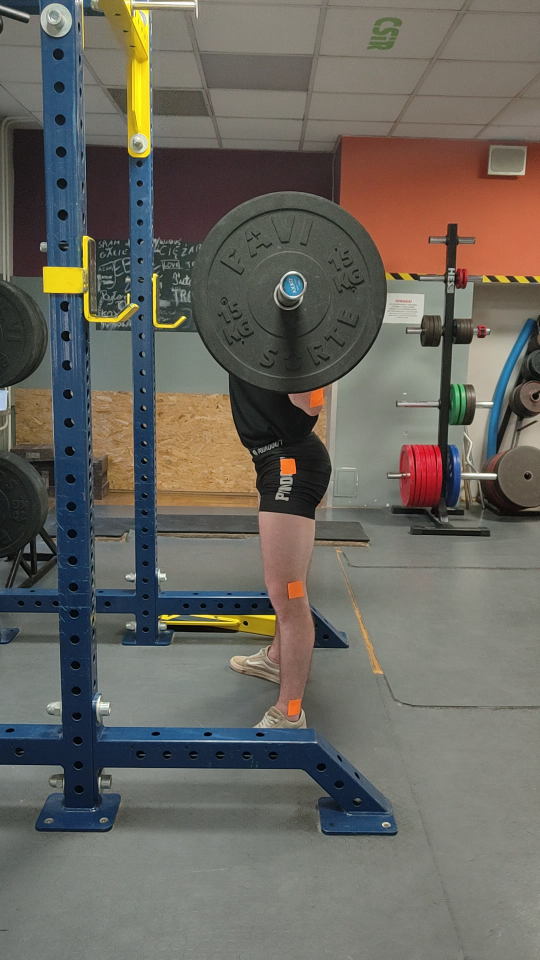
#> input picture report_photos/VID20230601182620/frame_0.png, 1080 x 1920 px (shown at 1/2 size)
$ python -i image_processing.py   (imports and definitions only)
#> lines starting #> are read from the running program, lines starting #| are printed output that depends on the picture; after the words box and inside, x2 and y2 are one past the last pixel; in counts of white or black regions, pixels touching at a corner belong together
#> further down, picture is the input picture: shape (1920, 1080, 3); mean B, G, R 95.5, 102.6, 105.9
import os
import cv2 as cv
import numpy as np
from PyQt5.QtWidgets import QMessageBox


# [35 lines left out: function process_image, not called in this run]


def preprocess_image(image):
    resized_image = cv.resize(image, (400, 700), interpolation=cv.INTER_AREA)
    return resized_image


# [19 lines left out: function draw_skeleton_algorithm, not called in this run]


def highlight_orange(image):
    b, g, r = cv.split(image)
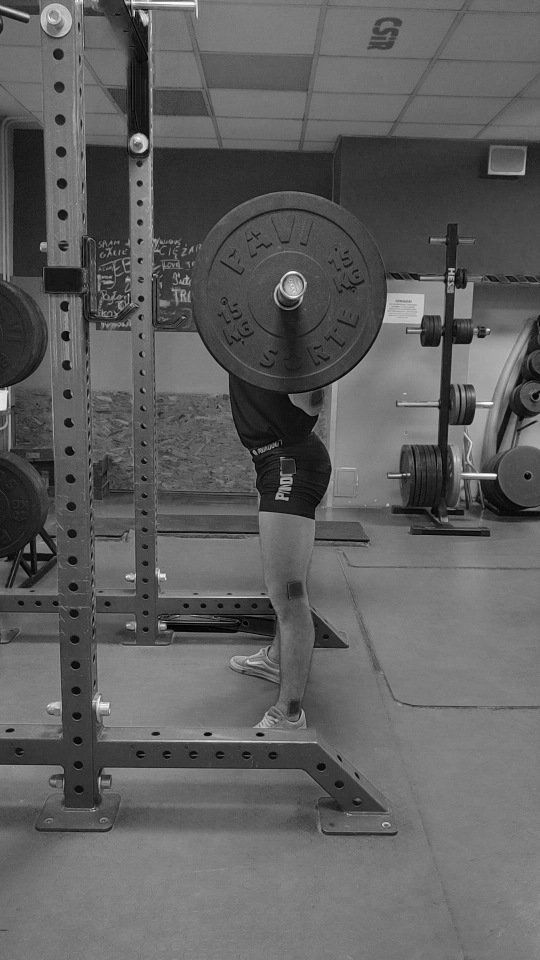
#> b: shape (1920, 1080) (shown at 1/2 size); min 0, max 255, mean 95.5
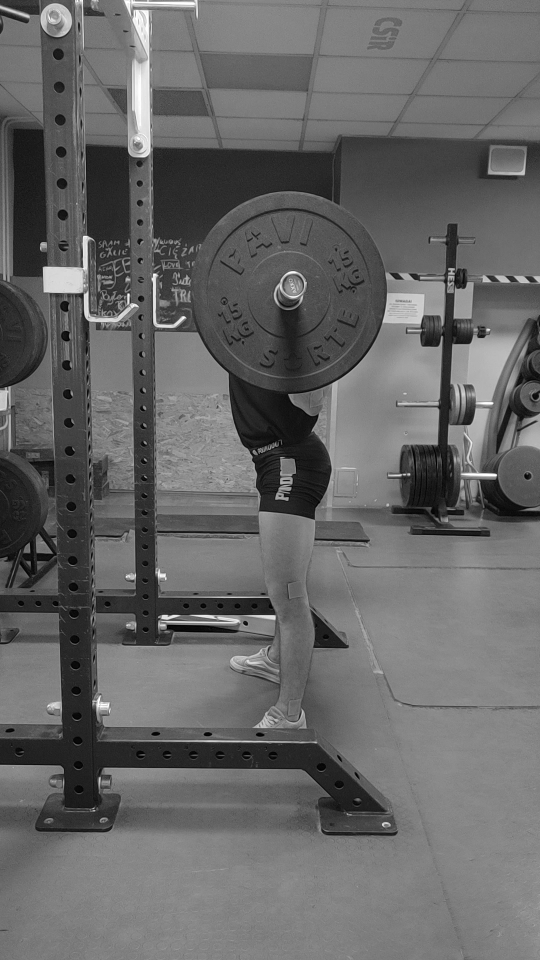
#> g: shape (1920, 1080) (shown at 1/2 size); min 0, max 255, mean 102.6
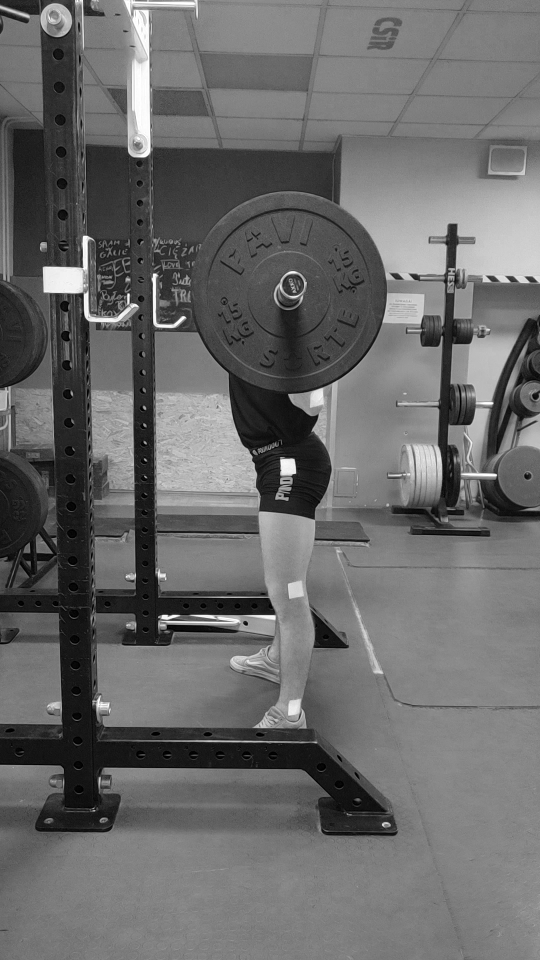
#> r: shape (1920, 1080) (shown at 1/2 size); min 0, max 255, mean 105.9
    dif_img = cv.subtract(r, b)
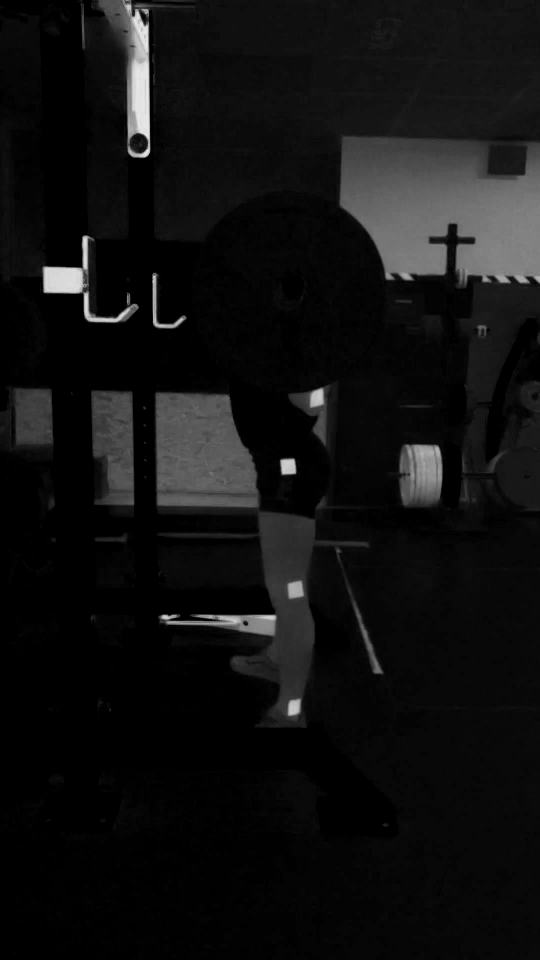
#> dif_img: shape (1920, 1080) (shown at 1/2 size); min 0, max 234, mean 16.9

    _, threshold = cv.threshold(dif_img, 100, 255, cv.THRESH_BINARY)
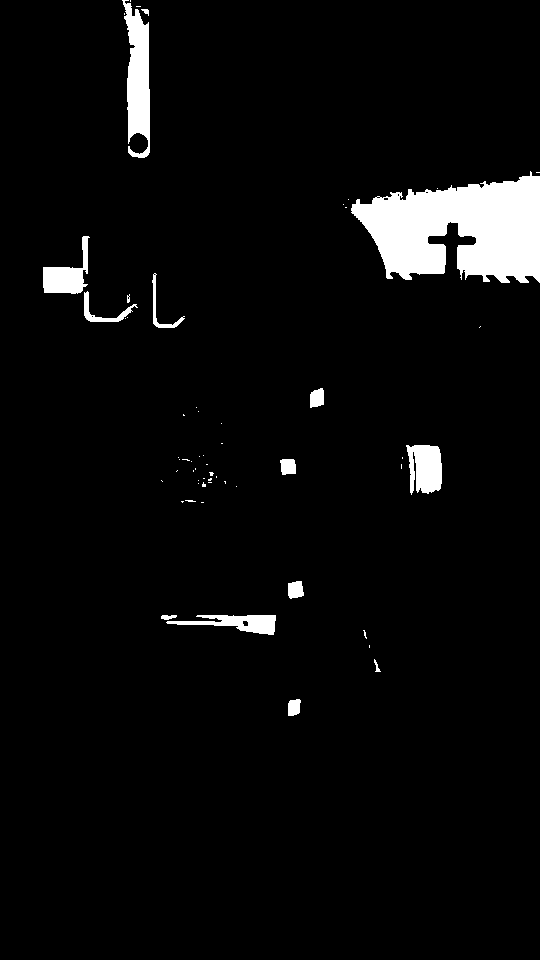
#> threshold: shape (1920, 1080) (shown at 1/2 size); 4.3% white; 59 white regions (36 under 20 px), largest, box (x1, y1, x2, y2) and area: (702, 342, 1080, 566) 56675, (244, 0, 300, 316) 11100, (812, 890, 884, 990) 5684

    median_filtered = cv.medianBlur(threshold, 5)
#> median_filtered: shape (1920, 1080); 4.3% white; 24 white regions (5 under 20 px), largest, box (x1, y1, x2, y2) and area: (702, 344, 1080, 566) 56673, (244, 0, 300, 316) 11088, (812, 890, 884, 988) 5735

    kernel = np.ones((12, 10), np.uint8)
    kernel2 = np.ones((4, 4), np.uint8)
    dilate = cv.dilate(median_filtered, kernel, iterations=1)
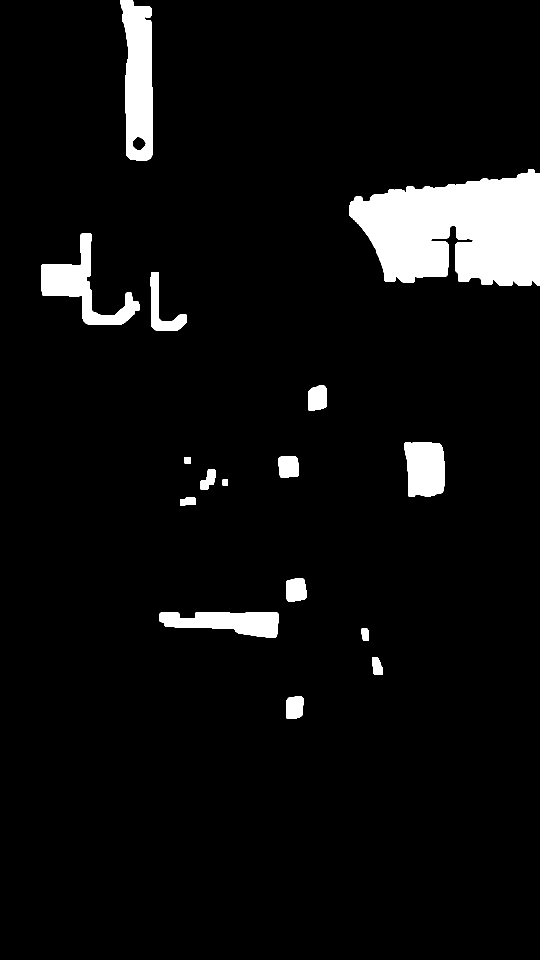
#> dilate: shape (1920, 1080) (shown at 1/2 size); 5.8% white; 16 white regions, largest, box (x1, y1, x2, y2) and area: (698, 339, 1080, 572) 65176, (240, 0, 305, 322) 15962, (82, 467, 279, 650) 11052
    erode = cv.erode(dilate, kernel2, iterations=1)
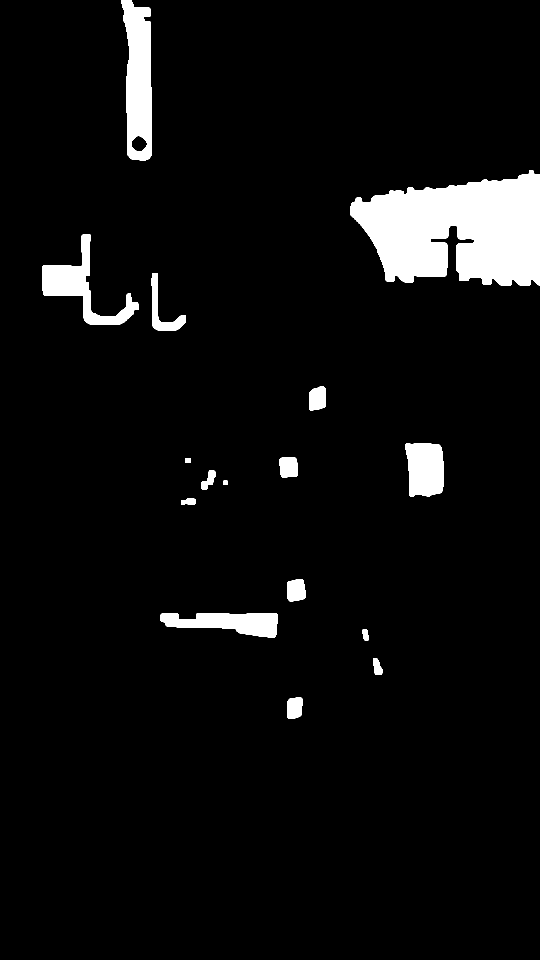
#> erode: shape (1920, 1080) (shown at 1/2 size); 5.4% white; 16 white regions, largest, box (x1, y1, x2, y2) and area: (700, 341, 1080, 571) 62722, (242, 0, 304, 321) 14605, (84, 469, 278, 649) 9732

    return erode


# [158 lines left out: functions find_points, roi_cropping, clear_border_objects, draw_points, sort_points, sort_points_full_squat_picture and 3 more, not called in this run]

>>> import cv2
>>> picture = cv2.imread('../../../report_photos/VID20230601182620/frame_0.png')
>>> result = highlight_orange(picture)

$ run again, on report_photos/VID20230601182620/frame_240.0.png
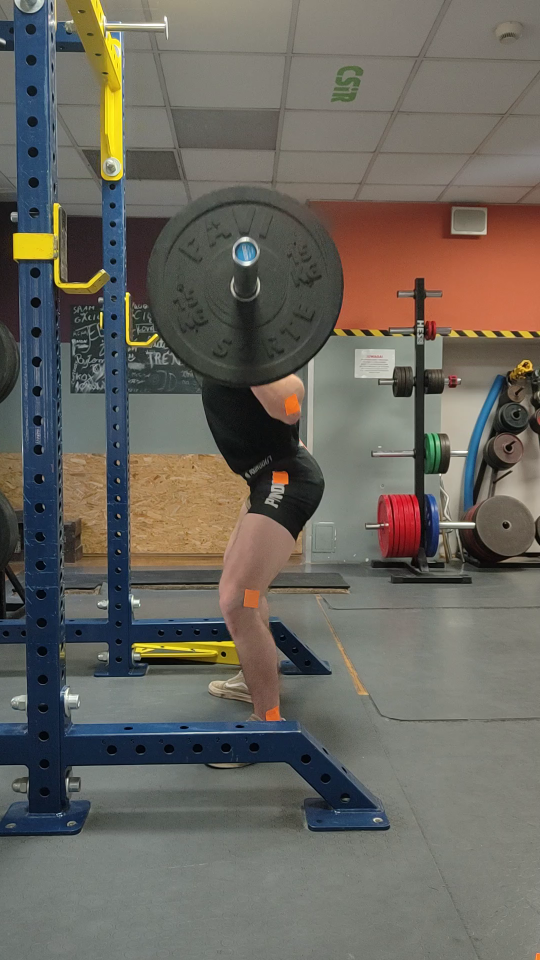
#> input picture report_photos/VID20230601182620/frame_240.0.png, 1080 x 1920 px (shown at 1/2 size)
#> picture is the input picture: shape (1920, 1080, 3); mean B, G, R 94.1, 101.8, 105.3
#> in highlight_orange, `_, threshold = cv.threshold(dif_img, 100, 255, cv.THRESH_BINARY)`:
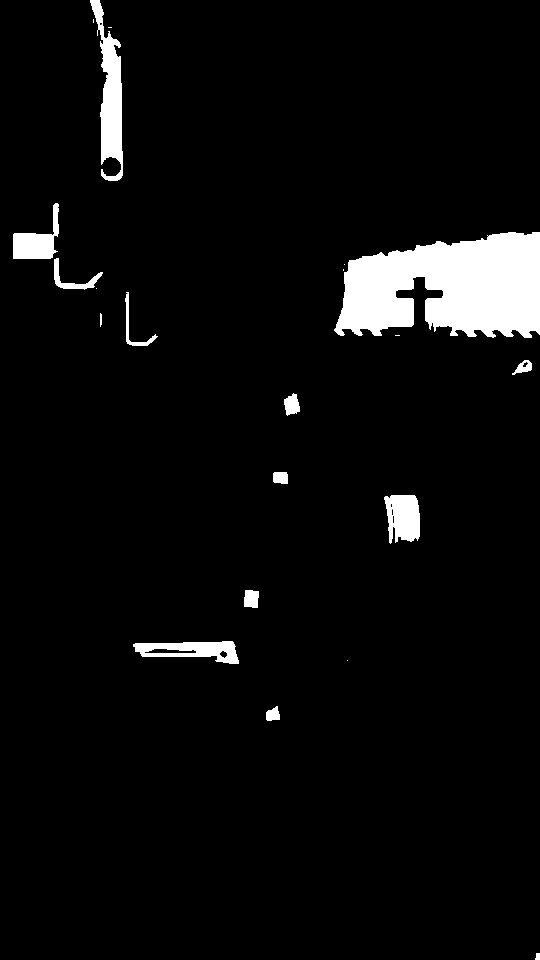
#> threshold: shape (1920, 1080) (shown at 1/2 size); 4.8% white; 21 white regions (6 under 20 px), largest, box (x1, y1, x2, y2) and area: (668, 464, 1080, 676) 65036, (180, 0, 246, 362) 11041, (266, 1282, 478, 1328) 5619
#> median_filtered: shape (1920, 1080); 4.8% white; 14 white regions, largest, box (x1, y1, x2, y2) and area: (668, 464, 1080, 676) 65037, (180, 0, 246, 361) 11004, (266, 1282, 478, 1328) 5645
#> dilate: shape (1920, 1080); 6.2% white; 13 white regions, largest, box (x1, y1, x2, y2) and area: (664, 459, 1080, 682) 73826, (176, 0, 251, 367) 16153, (22, 401, 211, 585) 10561
#> in highlight_orange, `erode = cv.erode(dilate, kernel2, iterations=1)`:
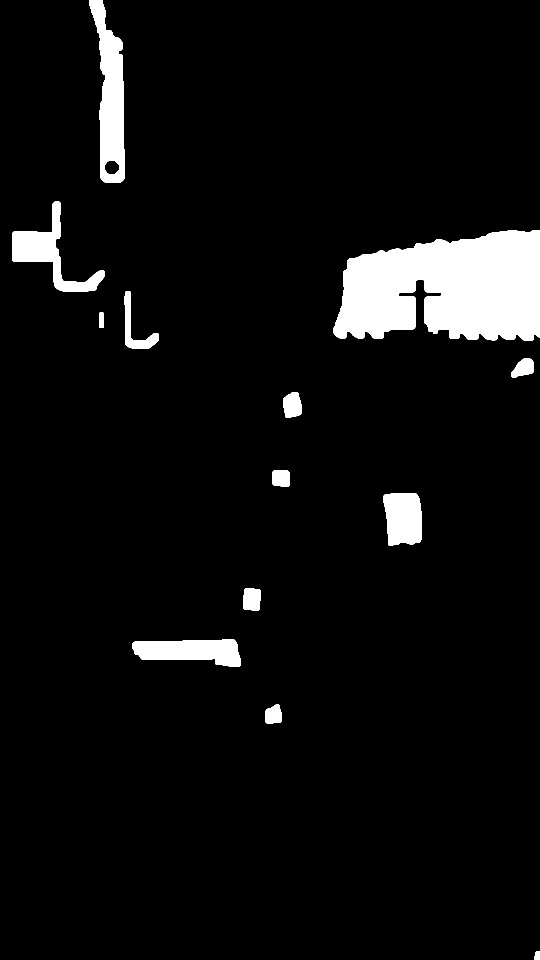
#> erode: shape (1920, 1080) (shown at 1/2 size); 5.8% white; 13 white regions, largest, box (x1, y1, x2, y2) and area: (666, 461, 1080, 681) 71247, (178, 0, 250, 366) 14638, (24, 403, 210, 584) 9331

$ run again, on report_photos/VID20230601182620/frame_270.0.png
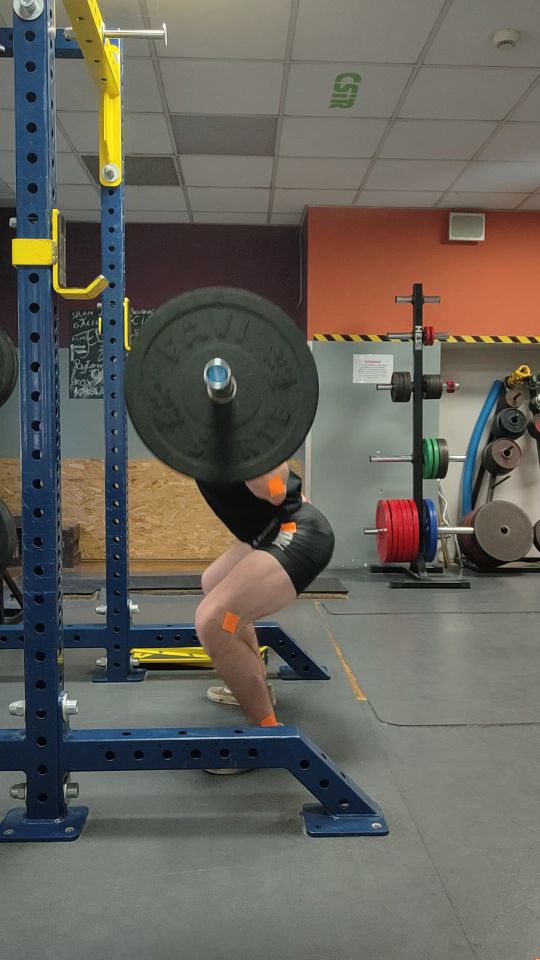
#> input picture report_photos/VID20230601182620/frame_270.0.png, 1080 x 1920 px (shown at 1/2 size)
#> picture is the input picture: shape (1920, 1080, 3); mean B, G, R 91.1, 99, 102.2
#> in highlight_orange, `_, threshold = cv.threshold(dif_img, 100, 255, cv.THRESH_BINARY)`:
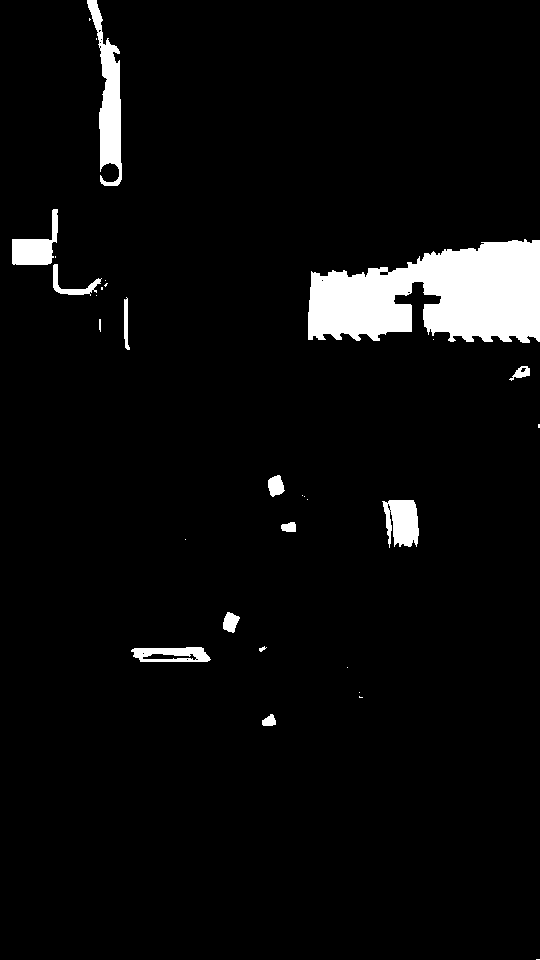
#> threshold: shape (1920, 1080) (shown at 1/2 size); 4.8% white; 32 white regions (14 under 20 px), largest, box (x1, y1, x2, y2) and area: (616, 478, 1080, 686) 69014, (174, 0, 244, 372) 11151, (764, 1000, 838, 1096) 5347
#> median_filtered: shape (1920, 1080); 4.8% white; 20 white regions (4 under 20 px), largest, box (x1, y1, x2, y2) and area: (616, 478, 1080, 686) 69015, (174, 0, 244, 372) 11166, (765, 1000, 838, 1094) 5366
#> dilate: shape (1920, 1080); 6.3% white; 16 white regions, largest, box (x1, y1, x2, y2) and area: (612, 473, 1080, 692) 78836, (170, 0, 249, 378) 16397, (20, 413, 220, 596) 10855
#> in highlight_orange, `erode = cv.erode(dilate, kernel2, iterations=1)`:
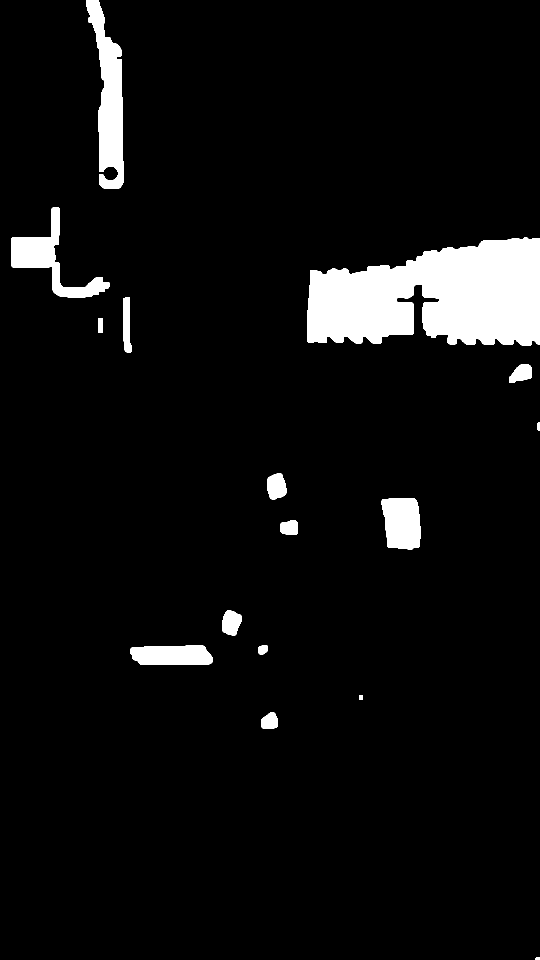
#> erode: shape (1920, 1080) (shown at 1/2 size); 5.9% white; 16 white regions, largest, box (x1, y1, x2, y2) and area: (614, 475, 1080, 691) 75994, (172, 0, 248, 377) 14823, (22, 415, 219, 595) 9601
